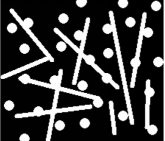
#> input picture Vision Artificial/Entrega 3/Imagen/img6.png, 165 x 141 px, found by its file name
$ python Transf_Morfo.py
#> lines starting #> are read from the running program, lines starting #| are printed output that depends on the picture; after the words box and inside, x2 and y2 are one past the last pixel; in counts of white or black regions, pixels touching at a corner belong together; long printed decimals are rounded
import numpy as np
import cv2

circbarr = cv2.imread('Vision Artificial\Entrega 3\Imagen\img6.png')
#> circbarr is the input picture: shape (141, 165, 3); min 0, max 255, mean 61.3
img2 = cv2.imread('Vision Artificial\Entrega 3\Imagen\img5.png')
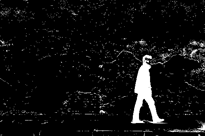
#> input picture Vision Artificial/Entrega 3/Imagen/img5.png, 205 x 136 px, found by its file name
#> img2 is the input picture: shape (136, 205, 3); min 0, max 255, mean 15.3
img3 = cv2.imread('Vision Artificial\Entrega 3\Imagen\img8.png',0)
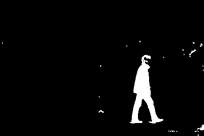
#> input picture Vision Artificial/Entrega 3/Imagen/img8.png, 204 x 136 px, found by its file name
#> img3 is the input picture: shape (136, 204); min 0, max 255, mean 8.5
circulosm = cv2.imread('Vision Artificial\Entrega 3\Imagen\img9.png',0)
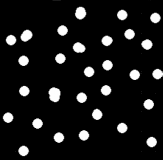
#> input picture Vision Artificial/Entrega 3/Imagen/img9.png, 163 x 160 px, found by its file name
#> circulosm is the input picture: shape (160, 163); min 0, max 254, mean 23.9
alto2,ancho2=circbarr.shape[:2]
#> alto2 = 141; ancho2 = 165
img4=np.zeros((alto2, ancho2), np.uint8)
img1=np.zeros((alto2, ancho2), np.uint8)
img4=circulosm[12:153,0:165]
img1=circbarr[0:141,1:164]
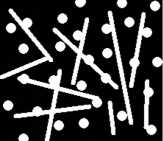
#> img1: shape (141, 163, 3); min 0, max 254, mean 60.1
alto,ancho=img4.shape[:2]
#> alto = 141; ancho = 163

#print(alto,ancho,alto2,ancho2)
def Opening (img,morfologia, elemento, tamaño,iteraciones):
#> called with morfologia = 2, elemento = 2, tamaño = 3, iteraciones = 1
    height, width = img.shape[:2]
#> height = 136; width = 205
    imgG = np.zeros((height, width), np.uint8)
    cv2.cvtColor(img, cv2.COLOR_BGR2GRAY, imgG)
    _, grises = cv2.threshold(imgG, 60, 255, cv2.THRESH_BINARY)
    kernel = cv2.getStructuringElement(elemento, ksize=(tamaño, tamaño))
    opening = cv2.morphologyEx(grises, morfologia, kernel, iterations=iteraciones)
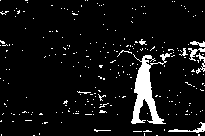
#> grises: shape (136, 205); 7.1% white; 253 white regions (244 under 20 px), largest, box (x1, y1, x2, y2) and area: (131, 53, 172, 124) 1027, (168, 122, 205, 133) 111, (188, 48, 205, 61) 78
    # [4 lines of commented-out code are left out]
    return opening


def Areaimg (inicio,meta):
    # [5 lines of commented-out code are left out]
    PixBlan=np.count_nonzero(inicio)
    PixBlan2=np.count_nonzero(meta)
    # [6 lines of commented-out code are left out]
    diferencia= 100-(PixBlan*100)/PixBlan2
    return diferencia

resultado1=Opening(img2,cv2.MORPH_OPEN,cv2.MORPH_ELLIPSE,3,1)
#> resultado1: shape (136, 205); 4.3% white; 17 white regions (11 under 20 px), largest, box (x1, y1, x2, y2) and area: (131, 55, 163, 124) 912, (194, 123, 205, 133) 49, (190, 49, 198, 58) 35, (161, 53, 170, 61) 34, (198, 54, 205, 62) 25, (199, 42, 205, 47) 24
# [4 lines of commented-out code are left out]
resultado2=Opening(img1,cv2.MORPH_OPEN,cv2.MORPH_ELLIPSE,7,1)
#> call 2 of Opening, with morfologia = 2, elemento = 2, tamaño = 7, iteraciones = 1
#> in Opening (call 2), `opening = cv2.morphologyEx(grises, morfologia, kernel, iterations=iter..`:
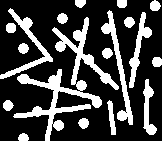
#> grises: shape (141, 163); 26.5% white; 18 white regions, largest, box (x1, y1, x2, y2) and area: (13, 17, 119, 141) 2511, (101, 10, 133, 125) 749, (0, 8, 53, 79) 653
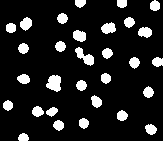
#> resultado2: shape (141, 163); 12.7% white; 30 white regions, largest, box (x1, y1, x2, y2) and area: (46, 75, 61, 92) 189, (75, 47, 94, 66) 168, (101, 22, 116, 34) 127

Caminante= Areaimg(resultado1,img3)
#> in Areaimg, `PixBlan=np.count_nonzero(inicio)`: PixBlan = 1199
#> in Areaimg, `PixBlan2=np.count_nonzero(meta)`: PixBlan2 = 1232
#> in Areaimg, `diferencia= 100-(PixBlan*100)/PixBlan2`: diferencia = 2.68
#> Caminante = 2.68
Circulos= Areaimg(resultado2,img4)
#> Circulos = 2.38

print(f"error caminante: ",Caminante, "Error barras y criculos: ",Circulos)
#| error caminante:  2.679 Error barras y criculos:  2.375

cv2.imshow("Cir y Barr procesada",resultado2)
cv2.imshow("Cir y Barr meta",img4)
cv2.imshow('Cam procesada', resultado1)
#cv2.imshow('Imagen ', ope)
cv2.imshow('Cam meta', img3)
cv2.waitKey(0)
cv2.destroyAllWindows()
